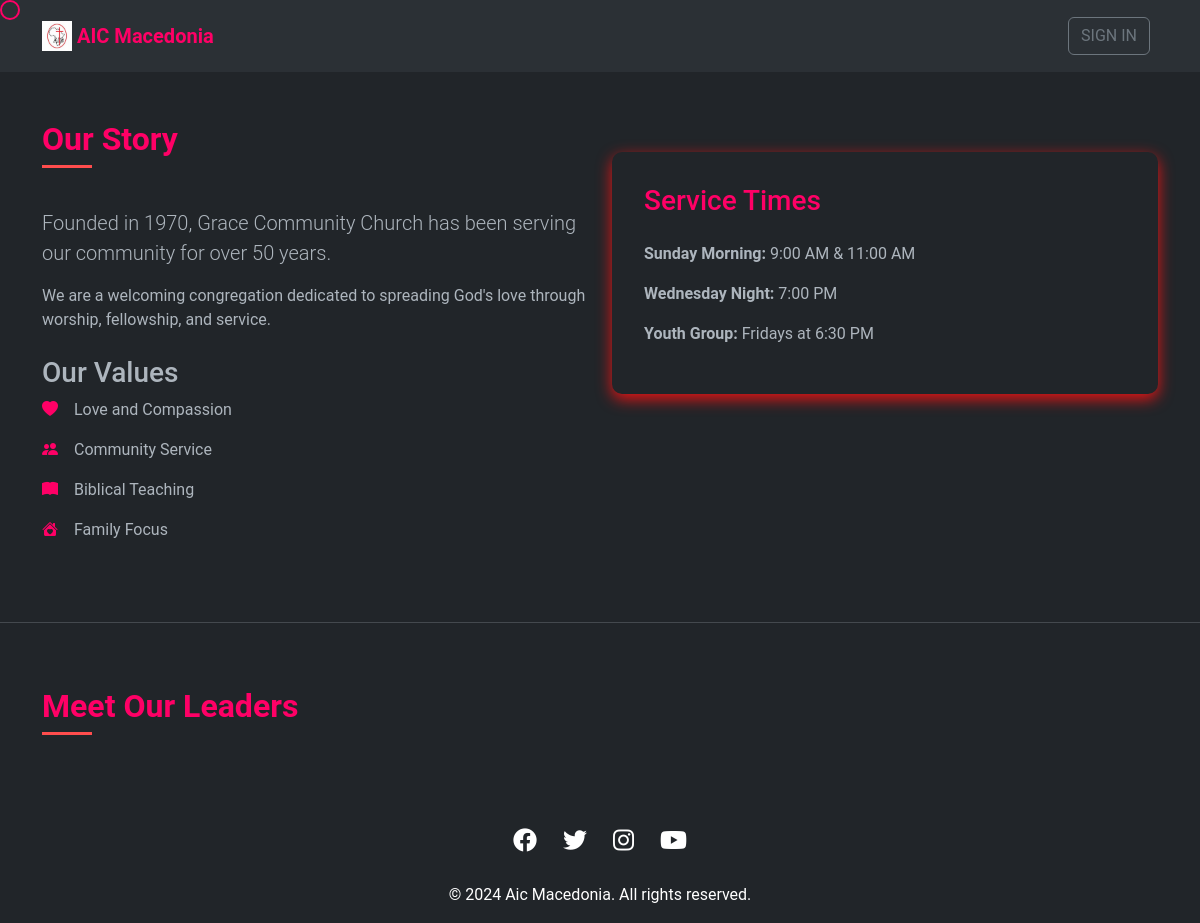
Page /about/ on the earlier database version.
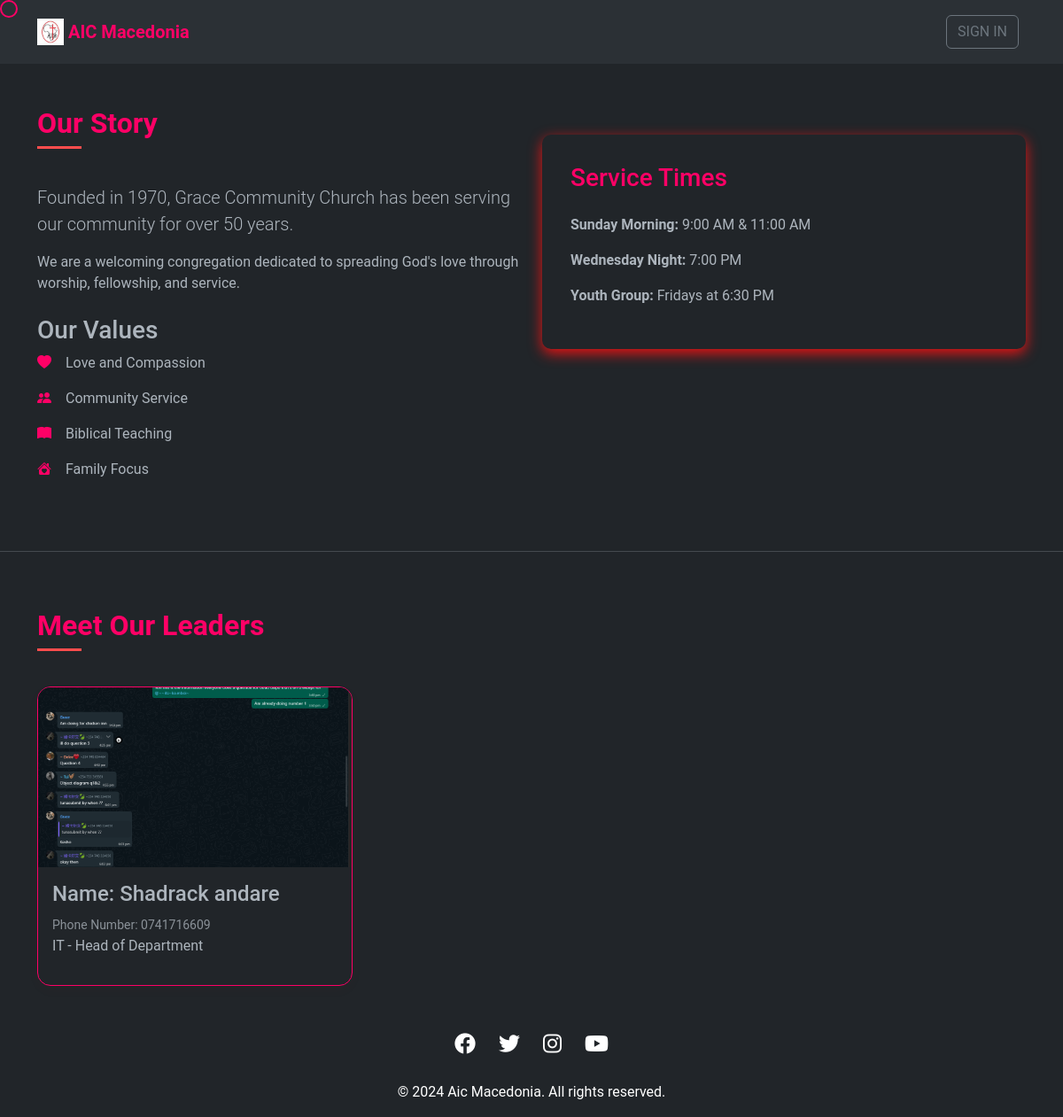
Same page on the later database version.
### member/models.py (models this page shows, shortened)
class ChurchLeader(models.Model):
    name = models.CharField(max_length=255)
    number = models.IntegerField()
    profile_pic = models.ImageField(upload_to='leader-profile-pics')
    department = models.CharField(max_length=255)
    specification = models.CharField(max_length=255, default='Head of Department')

### member/views.py (the view, shortened to what this page needs)
# urls.py: path('about/', About.as_view(), name='about'),
class About(View):
	def get(self, request):
		leaders = ChurchLeader.objects.all()
		context = {
			'leaders': leaders,
		}
		return render(request, 'member/about.html', context=context)

### member/templates/member/about.html (shortened to what this page needs)
{% extends 'member/base.html' %}
{% block content %}
<section class="about-section py-5" id="about">
  <div class="container">
    <div class="row">
      <div class="col-lg-6">
        <h2 class="section-title">Our Story</h2>
        <p class="lead">Founded in 1970, Grace Community Church has been serving our community for over 50 years.</p>
        <p>We are a welcoming congregation dedicated to spreading God's love through worship, fellowship, and service.
        </p>
        <div class="mt-4">
          <h3>Our Values</h3>
          <ul class="values-list">
            <li><i class="bi bi-heart-fill"></i> Love and Compassion</li>
            <li><i class="bi bi-people-fill"></i> Community Service</li>
            <li><i class="bi bi-book-fill"></i> Biblical Teaching</li>
            <li><i class="bi bi-house-heart-fill"></i> Family Focus</li>
          </ul>
        </div>
      </div>
      <div class="col-lg-6">
        <div class="schedule-card">
          <h3>Service Times</h3>
          <ul class="list-unstyled">
            <li><strong>Sunday Morning:</strong> 9:00 AM & 11:00 AM</li>
            <li><strong>Wednesday Night:</strong> 7:00 PM</li>
            <li><strong>Youth Group:</strong> Fridays at 6:30 PM</li>
          </ul>
        </div>
      </div>
    </div>
  </div>
</section>
<hr>
<section class="leaders-section py-5" id="leaders">
  <div class="container">
    <div class="row">
      <div class="col-lg-12">
        <h2 class="section-title">Meet Our Leaders</h2>
      </div>
    </div>
    <div class="row">
      {% for leaders in leaders %}
      <div class="col-sm-10 col-md-4 col lg-4">
        <div class="card"><img src="{{leaders.profile_pic.url}}" alt="{{leaders.name}}">
          <div class="card-body">
            <h4>Name:
              {{leaders.name}}
            </h4>
            <small class=" text-muted">Phone Number: 0{{leaders.number}}</small>
            <p>{{leaders.department}} - {{leaders.specification}}</p>
          </div>
        </div>
      </div>
      {% endfor %}
    </div>
  </div>
</section>
{% endblock content %}

### member/templates/member/base.html (shortened to what this page needs)
<!DOCTYPE html>
{% load static %}
<html lang="en" data-bs-theme="dark">
<head>
    <link href="https://cdn.jsdelivr.net/npm/bootstrap@5.3.0/dist/css/bootstrap.min.css" rel="stylesheet">
    <link href="https://unpkg.com/aos@2.3.1/dist/aos.css" rel="stylesheet">
    <link rel="stylesheet" href="https://cdnjs.cloudflare.com/ajax/libs/font-awesome/6.4.0/css/all.min.css">
    <link rel="stylesheet" href="https://cdn.jsdelivr.net/npm/bootstrap-icons@1.11.1/font/bootstrap-icons.css">
    <link rel="stylesheet" href="{% static 'assets/css/styles.css' %}">
</head>
<body>
    <div class="toast-container position-fixed bottom-0 end-0 p-3">
    </div>
    <nav class="navbar navbar-expand-lg sticky-top bg-body-tertiary py-3">
        <div class="container">
            <a class="navbar-brand" href="{% url 'home' %}">
                <img src="{% static 'assets/img/OIP.ico' %}" width="30" height="30" class="d-inline-block align-top"
                    alt="Church Logo">
                AIC Macedonia
            </a>
            {% if request.user.is_authenticated %}
            <button class="navbar-toggler" type="button" data-bs-toggle="collapse" data-bs-target="#navbarNav">
                <span class="navbar-toggler-icon"></span>
            </button>
            <div class="collapse navbar-collapse justify-content-center" id="navbarNav">
                <ul class="navbar-nav">
                    <li class="nav-item text-center">
                        <a class="nav-link" href="#">
                            <i class="bi bi-grid-fill category-icon"></i>
                            HOME
                        </a>
                    </li>
                    <li class="nav-item text-center">
                        <a class="nav-link" href="#">
                            <i class="bi bi-cup-hot-fill category-icon"></i>
                            BURGER
                        </a>
                    </li>
                    <li class="nav-item text-center">
                        <a class="nav-link" href="#">
                            <i class="bi bi-cup-hot-fill category-icon"></i>
                            COFFEE
                        </a>
                    </li>
                    <li class="nav-item text-center">
                        <a class="nav-link" href="#">
                            <i class="bi bi-egg-fried category-icon"></i>
                            FAST FOOD
                        </a>
                    </li>
                    <li class="nav-item text-center">
                        <a class="nav-link" href="#">
                            <i class="bi bi-circle category-icon"></i>
                            PIZZA
                        </a>
                    </li>
                    <li class="nav-item text-center">
                        <a class="nav-link" href="#">
                            <i class="bi bi-flower1 category-icon"></i>
                            SALAD
                        </a>
                    </li>
                    <li class="nav-item text-center">
                        <a class="nav-link" href="#">
                            <i class="bi bi-person"></i>
                            PROFILE
                        </a>
                    </li>
                </ul>
            </div>
            {% else %}
            <div class="d-flex align-items-center gap-3 px-2">
                <button href="#" class="btn btn-outline-secondary " data-bs-toggle="modal" data-bs-target="#authModal">
                    SIGN IN
                </button>
            </div>
            {% endif %}
        </div>
    </nav>
    {% block content %}
    {% endblock content %}
    <footer class="bg-dark text-white">
        <div class="container text-center">
            <div class="social-icons mb-4">
                <a href="#" aria-label="Facebook"><i class="fab fa-facebook"></i></a>
                <a href="#" aria-label="Twitter"><i class="fab fa-twitter"></i></a>
                <a href="#" aria-label="Instagram"><i class="fab fa-instagram"></i></a>
                <a href="#" aria-label="YouTube"><i class="fab fa-youtube"></i></a>
            </div>
            <p>&copy; 2024 Aic Macedonia. All rights reserved.</p>
        </div>
    </footer>
</body>
</html>

### static/assets/css/styles.css (style rules this page uses)
:root { --primary-color: #ff0066; --secondary-color: #ff4d4d; --hover-bg: rgba(255, 0, 102, 0.1); }
.card { border-color: #ff0066; border-radius: 15px; overflow: hidden; box-shadow: 0 5px 15px rgba(177, 5, 5, 0.027); transition: transform 0.3s ease, box-shadow 0.3s ease; }
.schedule-card { padding: 2rem; border-radius: 10px; box-shadow: 0 5px 15px rgba(250, 18, 18, 0.925); margin-top: 2rem; }
.schedule-card h3 { color: var(--primary-color); margin-bottom: 1.5rem; }
.schedule-card li { margin-bottom: 1rem; }
.values-list { list-style: none; padding: 0; }
.values-list li { margin-bottom: 1rem; display: flex; align-items: center; }
.values-list i { color: var(--primary-color); margin-right: 1rem; }
body { font-family: "Roboto", sans-serif; cursor: none; }
.social-icons { font-size: 1.5rem; }
.social-icons a { color: white; margin: 0 10px; transition: color 0.3s ease; }
.section-title { margin-bottom: 50px; color: var(--primary-color); font-weight: 700; position: relative; display: inline-block; }
.section-title::after { content: ""; position: absolute; bottom: -10px; left: 0; width: 50px; height: 3px; background-color: var(--secondary-color); }
.navbar-brand { font-weight: 700; color: var(--primary-color) !important; }

Differences in the rows shown:
added ChurchLeader: profile_pic (picture), name "Shadrack andare", number "741716609", department "IT", specification "Head of Department"
